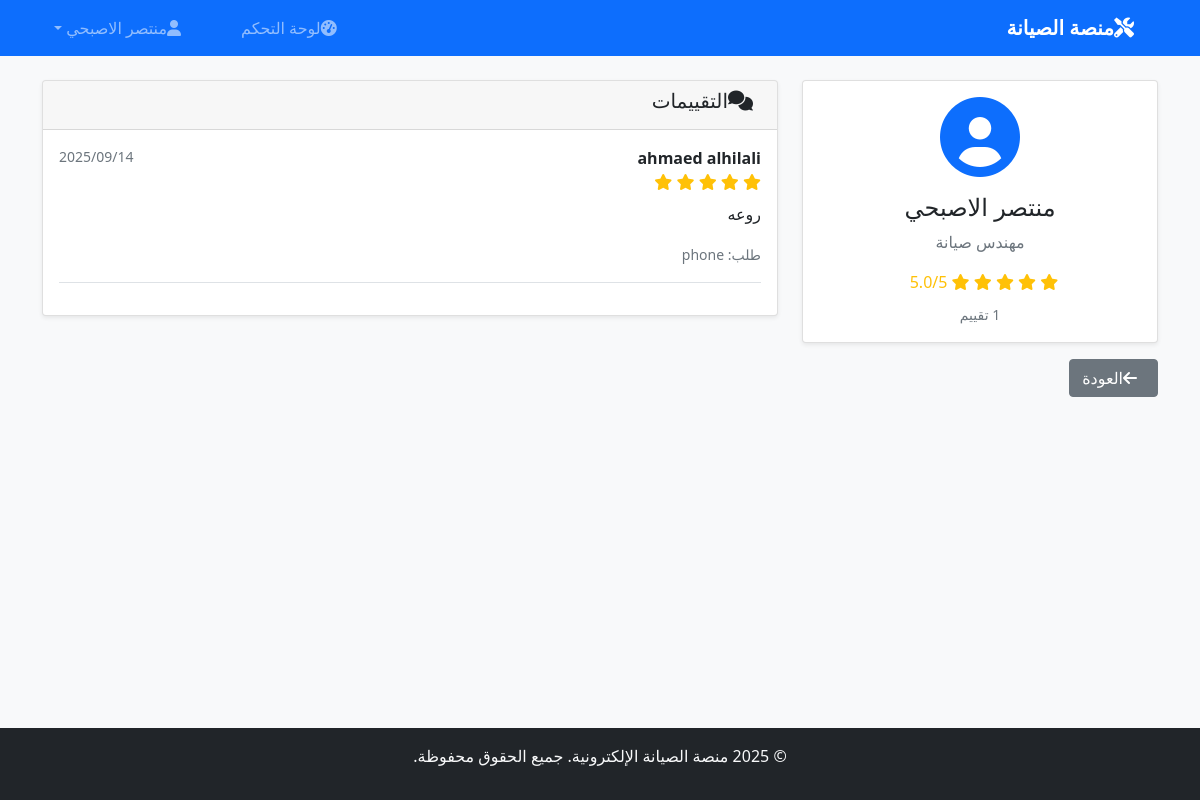
Screenshot of /engineer/10/ (signed in) with the database file from the repository.
### services/models.py (models this page shows, shortened)
class Rating(models.Model):
    service_request = models.OneToOneField(
        ServiceRequest,
        on_delete=models.CASCADE,
        related_name='rating'
    )
    engineer = models.ForeignKey(
        User,
        on_delete=models.CASCADE,
        related_name='ratings'
    )
    client = models.ForeignKey(
        User,
        on_delete=models.CASCADE,
        related_name='given_ratings'
    )
    stars = models.IntegerField(
        validators=[MinValueValidator(1), MaxValueValidator(5)]
    )
    comment = models.TextField(blank=True)
    created = models.DateTimeField(auto_now_add=True)
    class Meta:
        ordering = ['-created']

class ServiceRequest(models.Model):
    REQUEST_TYPES = (
        ('private', 'طلب خاص'),
        ('public', 'طلب عام'),
    )
    STATUS_CHOICES = (
        ('pending', 'قيد الانتظار'),
        ('accepted', 'مقبول'),
        ('in_progress', 'قيد التنفيذ'),
        ('completed', 'مكتمل'),
        ('cancelled', 'ملغي'),
    )
    title = models.CharField(max_length=250)
    description = models.TextField()
    image = models.ImageField(upload_to='requests/%Y/%m/%d/', blank=True)
    request_type = models.CharField(max_length=10, choices=REQUEST_TYPES)
    assigned_engineer = models.ForeignKey( User,
        on_delete=models.CASCADE,
        null=True,
        blank=True,
        related_name='assigned_requests',
        limit_choices_to={'profile__user_type': 'engineer'}
    )
    client = models.ForeignKey(
        User,
        on_delete=models.CASCADE,
        related_name='service_requests'
    )
    status = models.CharField(max_length=15, choices=STATUS_CHOICES, default='pending')
    created = models.DateTimeField(auto_now_add=True)
    updated = models.DateTimeField(auto_now=True)
    class Meta:
        ordering = ['-created']

### services/views.py (the view)
# urls.py: path('engineer/<int:engineer_id>/', views.engineer_profile, name='engineer_profile'),
@login_required
def engineer_profile(request, engineer_id):
    engineer = get_object_or_404(User, id=engineer_id, profile__user_type='engineer')
    ratings = Rating.objects.filter(engineer=engineer)
    if ratings:
        avg_rating = sum(r.stars for r in ratings) / len(ratings)
    else:
        avg_rating = 0
    context = {
        'engineer': engineer,
        'ratings': ratings,
        'avg_rating': round(avg_rating, 1),
        'total_ratings': len(ratings)
    }
    return render(request, 'services/engineer_profile.html', context)

### templates/services/engineer_profile.html (shortened to what this page needs)
{% extends 'base.html' %}
{% block content %}
<div class="row">
    <div class="col-md-4">
        <div class="card">
            <div class="card-body text-center">
                <i class="fas fa-user-circle fa-5x text-primary mb-3"></i>
                <h4>{{ engineer.first_name }} {{ engineer.last_name }}</h4>
                <p class="text-muted">مهندس صيانة</p>
                {% if avg_rating > 0 %}
                    <div class="rating-stars mb-2">
                        {% for i in "12345" %}
                            {% if forloop.counter <= avg_rating %}
                                <i class="fas fa-star"></i>
                            {% else %}
                                <i class="far fa-star"></i>
                            {% endif %}
                        {% endfor %}
                        <span class="ms-2">{{ avg_rating }}/5</span>
                    </div>
                    <small class="text-muted">{{ total_ratings }} تقييم</small>
                {% else %}
                    <p class="text-muted">لا توجد تقييمات بعد</p>
                {% endif %}
            </div>
        </div>
    </div>
    <div class="col-md-8">
        <div class="card">
            <div class="card-header">
                <h5><i class="fas fa-comments me-2"></i>التقييمات</h5>
            </div>
            <div class="card-body">
                {% if ratings %}
                    {% for rating in ratings %}
                        <div class="border-bottom pb-3 mb-3">
                            <div class="d-flex justify-content-between">
                                <div>
                                    <strong>{{ rating.client.first_name }} {{ rating.client.last_name }}</strong>
                                    <div class="rating-stars">
                                        {% for i in "12345" %}
                                            {% if forloop.counter <= rating.stars %}
                                                <i class="fas fa-star"></i>
                                            {% else %}
                                                <i class="far fa-star"></i>
                                            {% endif %}
                                        {% endfor %}
                                    </div>
                                </div>
                                <small class="text-muted">{{ rating.created|date:"Y/m/d" }}</small>
                            </div>
                            {% if rating.comment %}
                                <p class="mt-2">{{ rating.comment }}</p>
                            {% endif %}
                            <small class="text-muted">طلب: {{ rating.service_request.title }}</small>
                        </div>
                    {% endfor %}
                {% else %}
                    <div class="text-center py-4">
                        <i class="fas fa-comments fa-3x text-muted mb-3"></i>
                        <h6 class="text-muted">لا توجد تقييمات بعد</h6>
                    </div>
                {% endif %}
            </div>
        </div>
    </div>
</div>
<div class="row mt-3">
    <div class="col-12">
        <a href="{% url 'services:dashboard' %}" class="btn btn-secondary">
            <i class="fas fa-arrow-left me-2"></i>العودة
        </a>
    </div>
</div>
{% endblock %}

### templates/base.html (shortened to what this page needs)
<!DOCTYPE html>
<html lang="ar" dir="rtl">
<head>
    <link href="https://cdn.jsdelivr.net/npm/bootstrap@5.1.3/dist/css/bootstrap.min.css" rel="stylesheet">
    <link href="https://cdnjs.cloudflare.com/ajax/libs/font-awesome/6.0.0/css/all.min.css" rel="stylesheet">
</head>
<body>
   <nav class="navbar navbar-expand-lg navbar-dark bg-primary">
    <div class="container">
        <a class="navbar-brand" href="{% url 'services:home' %}">
            <i class="fas fa-tools me-2"></i>منصة الصيانة
        </a>
        <div class="collapse navbar-collapse" id="navbarNav">
            <ul class="navbar-nav me-auto">
                {% if user.is_authenticated %}
                    <li class="nav-item">
                        <a class="nav-link" href="{% url 'services:dashboard' %}">
                            <i class="fas fa-tachometer-alt me-1"></i>لوحة التحكم
                        </a>
                    </li>
                {% endif %}
            </ul>
            <ul class="navbar-nav">
                {% if user.is_authenticated %}
                    <li class="nav-item dropdown">
                        <a class="nav-link dropdown-toggle" href="#" role="button" data-bs-toggle="dropdown">
                            <i class="fas fa-user me-1"></i>{{ user.first_name }} {{ user.last_name }}
                        </a>
                    </li>
                {% endif %}
            </ul>
        </div>
    </div>
</nav>
    <main class="container mt-4">
        {% block content %}
        {% endblock %}
    </main>
    <footer class="bg-dark text-light text-center py-3 mt-auto">
        <div class="container">
            <p>&copy; 2025 منصة الصيانة الإلكترونية. جميع الحقوق محفوظة.</p>
        </div>
    </footer>
</body>
</html>

### templates/base.html (style rules this page uses)
html, body { height: 100%; }
body { font-family: 'Segoe UI', Tahoma, Geneva, Verdana, sans-serif; background-color: #f8f9fa; display: flex; flex-direction: column; }
main { flex: 1; }
.navbar-brand { font-weight: bold; }
.card { box-shadow: 0 0.125rem 0.25rem rgba(0, 0, 0, 0.075); border: 1px solid rgba(0, 0, 0, 0.125); }
.rating-stars { color: #ffc107; }

### rows the page displays
Rating: client.first_name "ahmaed", client.last_name "alhilali", stars 5 (drawn), created "2025/09/14", comment "روعه", service_request "phone"

### other values shown
{{ user.first_name }} "منتصر"
{{ user.last_name }} "الاصبحي"
{{ engineer.first_name }} "منتصر"
{{ engineer.last_name }} "الاصبحي"
{{ avg_rating }} "5.0"
